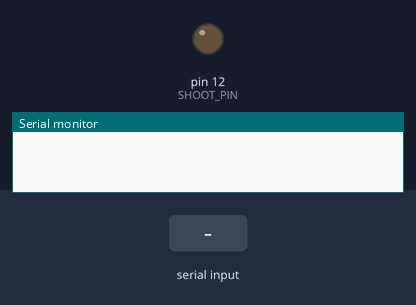
Bench run of a sketch on a simulated Arduino Uno, built with avr-gcc and run on an emulated ATmega328P. Parts: output pins drawn as LEDs (lit = HIGH), the last lines printed to the serial monitor. Dashed ring = blinking. The inputs (shaded band) are chosen by the test bench.

Above: at 1.2 s.
1.3 s: "1\n" received over Serial
At 4.2 s:
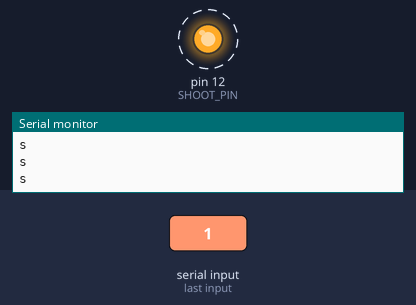
4.3 s: "0\n" received over Serial
At 5.3 s:
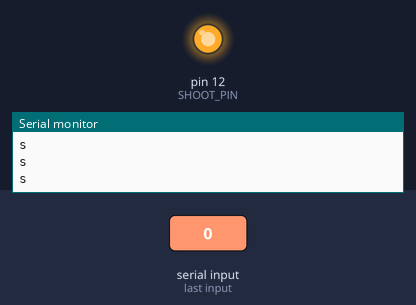
Timing chart, 0 to 7.3 s (numbered marks = the images above; inputs shaded):
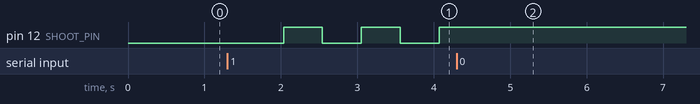

The sketch:

Arduino.ino
```cpp
/*==========================================================================================
   Arduino code for camera triggering, gimbal angle reading, and gimbal settings
   For UCSD AUVSI 2015 Competition

   The arduino waits for the string "1\n" which causes it to start timed camera triggering.

   When triggering it will continuously shoot images at 1 Hz until it receives a stop message
   "0\n" over serial from the OBC.

   Immediately after the digitalWrite(HIGH) to trigger image capture, it sends a serial string
   back to the OBC telling it that it took a picture; this should contain gimbal angles as well.
   The OBC will then match the time it receives these messages with telemetry and images.

   Status can be queried by sending the message "g\n"; the Arduino will return "1\n" if it is
   shooting and "0\n" if it is not.

   todo: use AnalogRead with pins for gimbal controller, convert voltages to angles, and
         send back to OBC when an image is taken
*/

/*==========================================================================================
   ARDUINO UNO PINS, and SETTINGS
*/

#define	SHOOT_PIN       12      // Trigger Pin

#define TIMER_HALF_PERIOD_MILLISECONDS  500


/*==========================================================================================
   VARIABLES (NOT SETTINGS)
*/

uint8_t flags = 0;

#define FLAG_SHOOT (1<<0)
#define FLAG_TRIGGER_TIMER_STARTED (1<<1)


/*==========================================================================================
   SETUP
*/

void setup()  {
    Serial.begin(19200);
    pinMode(SHOOT_PIN, OUTPUT);
}


/*==========================================================================================
   TRIGGER CAMERA SHOOT
*/

#define MAX_LEN_OF_SHOOTMSG 4
char shootmsg[MAX_LEN_OF_SHOOTMSG];

void triggerShoot() {
    digitalWrite(SHOOT_PIN, flags & FLAG_SHOOT);
    if(flags & FLAG_SHOOT) {
        memset(shootmsg,0,MAX_LEN_OF_SHOOTMSG);
        sprintf(shootmsg, "s\n"); //todo: if this Arduino is reading gimbal angles, put them in this message
        Serial.print(shootmsg);
    }
    flags ^= FLAG_SHOOT;
}

/*==========================================================================================
   LOOP
*/
String inputString = "";
int waitloops = 0;

void loop() {
    // Check for confirm start trigger
    while(Serial.available()) {
        char inputChar = Serial.read();
        inputString += inputChar;
        if(inputChar == '\n') {	// Require newline message deliminator at the end of messages
            if(inputString.equals("1\n")) {    // Message received: "1\n" i.e. "start triggering"
                flags |= FLAG_TRIGGER_TIMER_STARTED; //enable triggering by setting flag bit to 1
            }
            if(inputString.equals("0\n")) {    // Message received: "0\n" i.e. "stop triggering"
                flags &= (~FLAG_TRIGGER_TIMER_STARTED); //disable triggering by setting flag bit to 0
            }
            if(inputString.equals("g\n")) {    // Message received: "g\n" i.e. "get status"
                if(flags & FLAG_TRIGGER_TIMER_STARTED) {
                    Serial.print("1\n");
                } else {
                    Serial.print("0\n");
                }
            }
            inputString = "";
        }
    }

    waitloops++;
    if(waitloops >= TIMER_HALF_PERIOD_MILLISECONDS) {
        if(flags & FLAG_TRIGGER_TIMER_STARTED) {
            triggerShoot();
        }
        waitloops = 0;
    }
    delay(1); //wait one millisecond
}
```

Measured:
- after the input at 1.3 s, pin 12 (SHOOT_PIN): alternates HIGH for 0.51 s and LOW for 0.51 s, starting after 0.73 s
- after the input at 4.3 s, pin 12 (SHOOT_PIN): stops changing and stays HIGH
